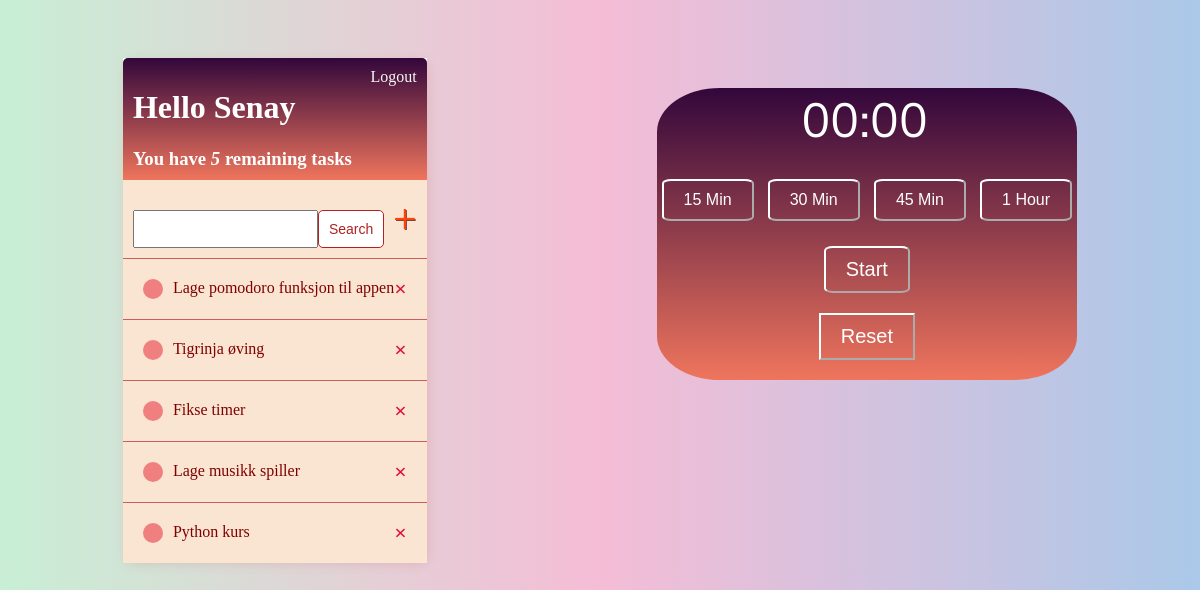
The app's page / (signed in), older data.
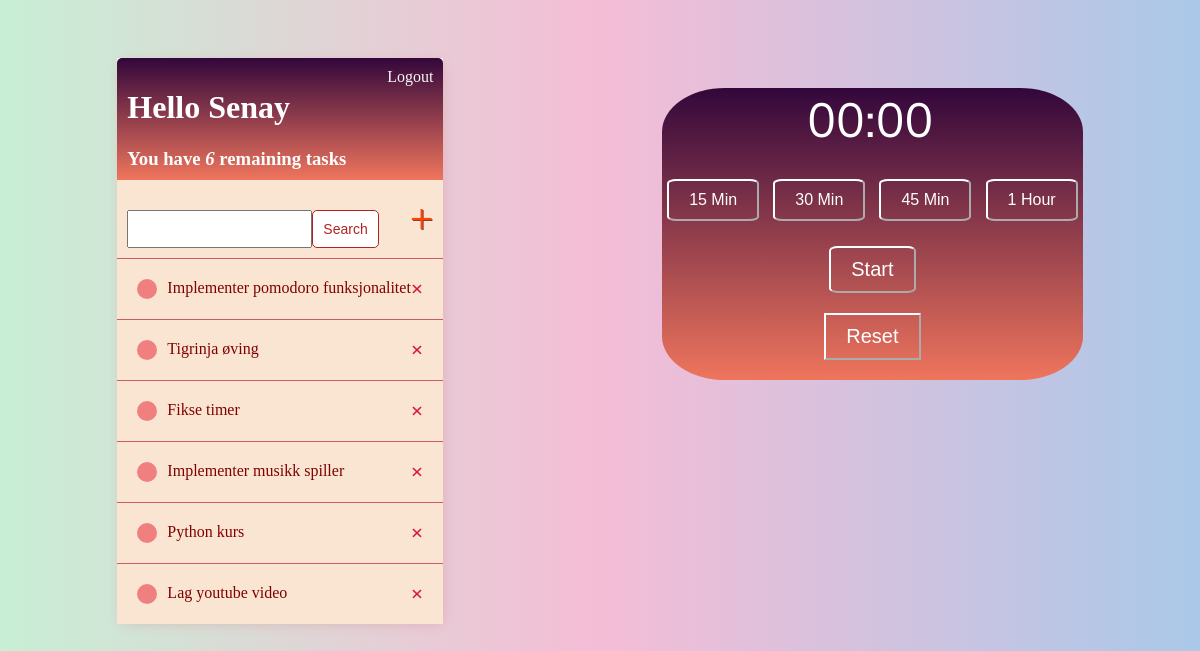
The same page, newer data.
### todo/models.py (models this page shows)
class Task(models.Model):
    user = models.ForeignKey(
        User, on_delete= models.CASCADE, null=True, blank=True)
    title = models.CharField(max_length=200)
    description = models.TextField(null=True, blank=True)
    complete = models.BooleanField(default=False)
    created = models.DateTimeField(auto_now_add=True)
    def __str__(self):
        return self.title
    class Meta:
        ordering = ['complete']

### todo/views.py (the view)
# urls.py: path('', TaskList.as_view(), name='tasks'),
class TaskList(LoginRequiredMixin, ListView):
    model = Task
    context_object_name = 'tasks'
    def get_context_data(self, **kwargs):
        context = super().get_context_data(**kwargs)
        context['tasks'] = context['tasks'].filter(user=self.request.user)
        context['count'] = context['tasks'].filter(complete=False).count()
        search_input = self.request.GET.get('search-area') or ''
        if search_input:
            context['tasks'] = context['tasks'].filter(
                title__startswith=search_input)
        context['search_input'] = search_input
        return context

### todo/templates/todo/task_list.html (shortened to what this page needs)
{% extends 'todo/main.html' %}
{% block content %}
<div class="main-container" style="display: flex; justify-content: space-between;">
    <div class="tasks-container">
        <div class="header-bar">
            <div>
                <h1>Hello {{request.user|title}}</h1>
                <h3 style="margin:0">You have <i>{{count}}</i> remaining task{{count | pluralize:"s" }}</h3>
            </div>
            {% if request.user.is_authenticated %}
            <a href="{% url 'logout' %}">Logout</a>
            {% else %}
            <a href="{% url 'login' %}">Login</a>
            {% endif %}
        </div>
        <div id="search-add-wrapper">
            <form  method="GET" style="margin-top: 20px;display: flex;">
                <input type='text' name='search-area' value="{{search_input}}">
                <input class="button" type="submit" value='Search'>
            </form>
            <a id="add-link" href="{% url 'task-create' %}">&#x2b;</a>
        </div>
        <div class="task-items-wrapper">
            {% for task in tasks %}
                <div class="task-wrapper">
                    {%  if task.complete %}
                        <div class="task-title">
                            <div class="task-complete-icon"></div>
                            <i><s><a href="{% url 'task-update' task.id %}">{{task}}</a></s></i>
                </div>
                    <a class="delete-link" href="{% url 'task-delete' task.id %}">&#215;</a>
                    {% else %}
                    <div class="task-title">
                        <div class="task-incomplete-icon"></div>
                        <a href="{% url 'task-update' task.id %}">{{task}}</a>
                    </div>
                    <a class="delete-link" href="{% url 'task-delete' task.id %}">&#215;</a>
                    {% endif %}
                </div>
            {% empty %}
            <h3>No items in list</h3>
            {% endfor %}
        </div>
    </div>
    <div class="timer-container">
        <div id="timer-display">00:00</div>
        <button class="time-setter" data-time="15">15 Min</button>
        <button class="time-setter" data-time="30">30 Min</button>
        <button class="time-setter" data-time="45">45 Min</button>
        <button class="time-setter" data-time="60">1 Hour</button>
        <div id="btn-container">
        <button id="start-stop">Start</button>
        <button id="reset">Reset</button>
    </div>
    </div>
</div>
{% endblock content%}

Row changes from the older to the newer data that the page shows:
changed Task: title "Lage pomodoro funksjon til appen" → "Implementer pomodoro funksjonalitet"
changed Task: title "Lage musikk spiller" → "Implementer musikk spiller"
added Task: title "Lag youtube video"
Text that changed along with them:
{{ count }}: "5" → "6"
